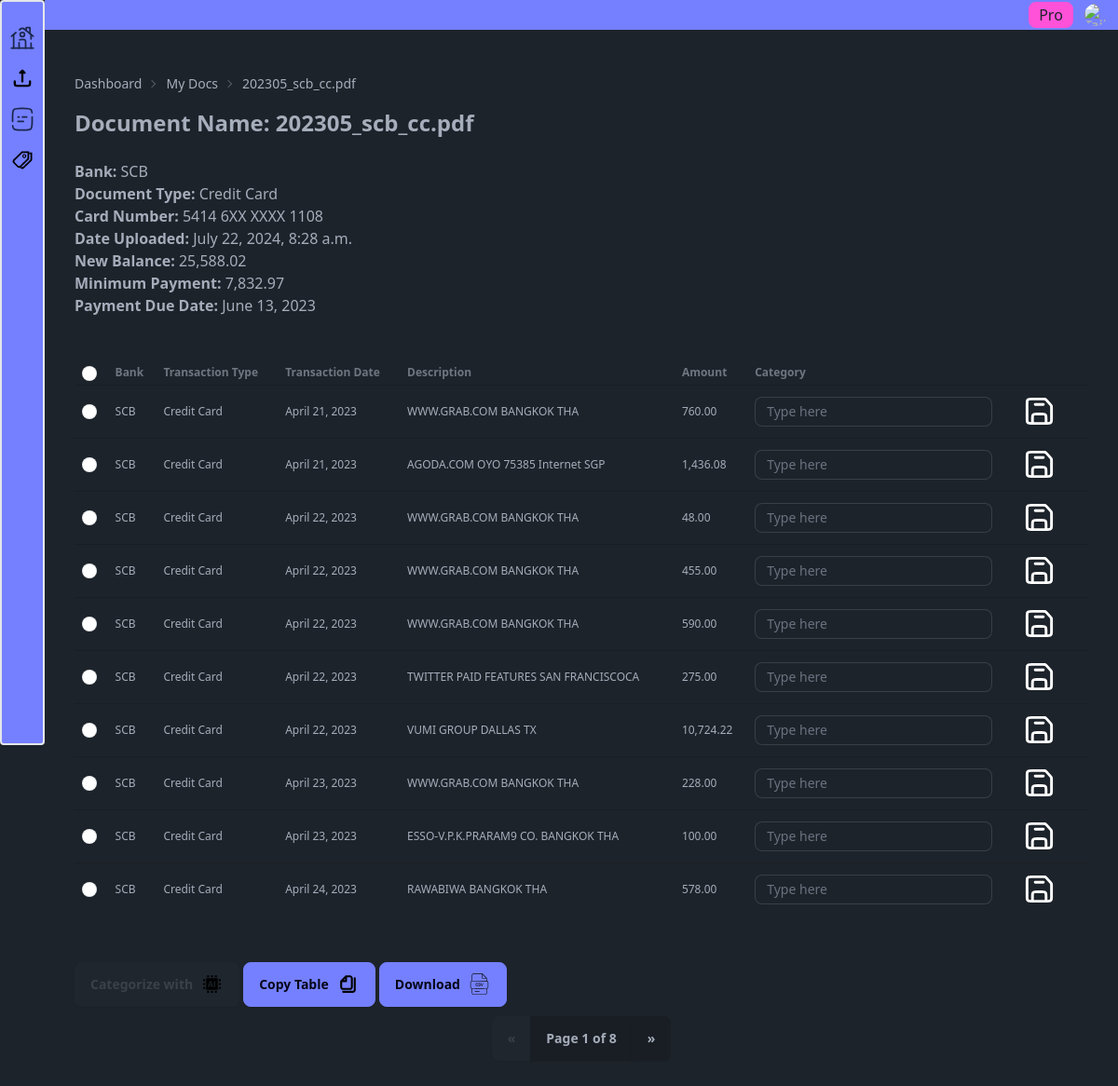
/upload_doc/my_docs/3/credit-card, run on an earlier commit of the app's database.
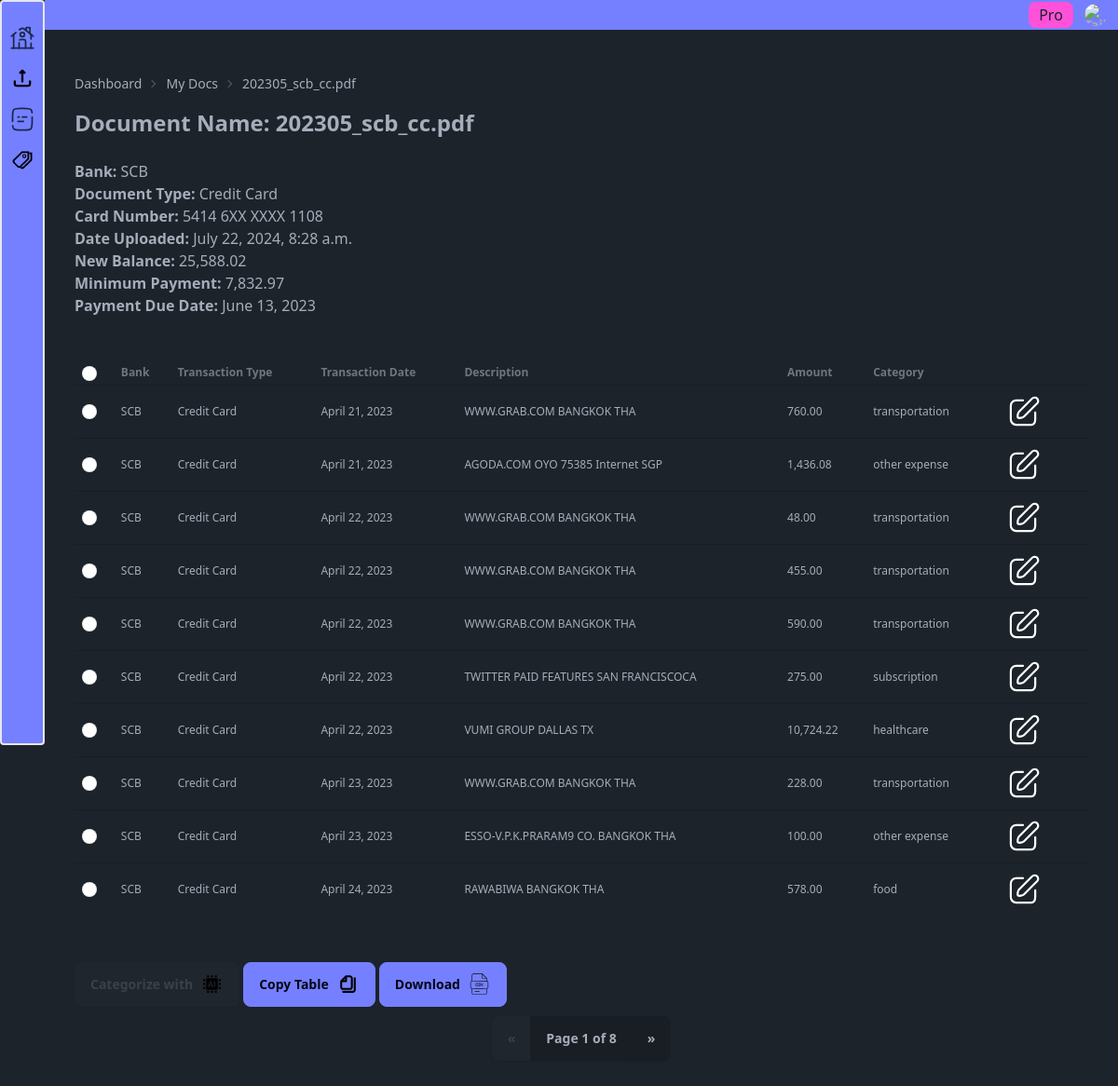
And on a later commit of the database.
### upload_doc/models.py (models this page shows, shortened)
class Document(models.Model):
    name = models.CharField(max_length=255, null=True, blank=True)
    date_uploaded = models.DateTimeField(auto_now_add=True)
    transaction_type = models.ForeignKey(
        TransactionType,
        on_delete=models.CASCADE,
        related_name="document",
        null=True,
        blank=True,
    )
    bank = models.ForeignKey(
        Bank,
        on_delete=models.CASCADE,
        related_name="document",
        null=True,
        blank=True,
    )
    balance_and_payment = models.OneToOneField(
        "BalanceAndPayment",
        on_delete=models.CASCADE,
        related_name="document",
        null=True,
        blank=True,
    )
    credit_card_summary = models.OneToOneField(
        "CreditCardSummary",
        on_delete=models.CASCADE,
        related_name="document",
        null=True,
        blank=True,
    )

class Bank(models.Model):
    name = models.CharField(max_length=100)

class TransactionType(models.Model):
    name = models.CharField(max_length=30)
    slug = models.SlugField(max_length=30, null=True, blank=True)

class CreditCardSummary(models.Model):
    card_number = models.CharField(max_length=20, null=True, blank=True)
    credit_limit = models.DecimalField(
        max_digits=10,
        decimal_places=2,
        null=True,
        blank=True,
    )
    closing_date = models.DateField(null=True, blank=True)

class BalanceAndPayment(models.Model):
    new_balance = models.DecimalField(
        max_digits=10,
        decimal_places=2,
        null=True,
        blank=True,
    )
    minimum_payment = models.DecimalField(
        max_digits=10,
        decimal_places=2,
        null=True,
        blank=True,
    )
    payment_date = models.DateField(null=True, blank=True)

class TransactionDetail(models.Model):
    document = models.ForeignKey(
        Document,
        on_delete=models.CASCADE,
        related_name="transaction_details",
    )
    transaction_date = models.DateField(null=True, blank=True)
    posting_date = models.DateField(null=True, blank=True)
    description = models.CharField(
        max_length=255,
        null=True,
        blank=True,
    )
    foreign_currency = models.CharField(
        max_length=255,
        null=True,
        blank=True,
    )
    amount = models.DecimalField(
        max_digits=10,
        decimal_places=2,
        null=True,
        blank=True,
    )
    expense_category = models.ForeignKey(
        ExpenseCategory,
        on_delete=models.CASCADE,
        related_name="transaction_details",
        null=True,
        blank=True,
    )
    ending_balance = models.DecimalField(
        max_digits=10,
        decimal_places=2,
        null=True,
        blank=True,
    )
    saved = models.BooleanField(default=False)
    account_category = models.ForeignKey(
        "AccountCategory",
        on_delete=models.CASCADE,
        related_name="transaction_details",
        null=True,
        blank=True,
    )
    gl_account = models.ForeignKey(
        "GLAccount",
        on_delete=models.CASCADE,
        related_name="transaction_details",
        null=True,
        blank=True,
    )

class ExpenseCategory(models.Model):
    name = models.CharField(max_length=100)

### upload_doc/views.py (the view, shortened to what this page needs)
def my_docs_detail(request, pk=None, transaction_type_slug=None):
    if request.method == "GET":
        document = get_object_or_404(Document, pk=pk)
        transaction_type = get_object_or_404(
            TransactionType, slug=transaction_type_slug
        )
        print("transaction_type_slug: " + str(transaction_type.slug))
        transactions = document.transaction_details.all()
        paginator = Paginator(transactions, 10)
        page_number = request.GET.get("page", 1)
        page_obj = paginator.get_page(page_number)
        print("Page Number: " + str(page_number))
        if transaction_type.slug == "credit-card":
            print("Credit Card Template was accessed")
            context = {
                "document": document,
                "page_obj": page_obj,
            }
            return render(
                request, "upload_doc/my_docs_detail_credit_card.html", context
            )
        else:
            return HttpResponseForbidden("Forbidden")
    else:
        return HttpResponseForbidden("Forbidden")

### theme/templates/upload_doc/my_docs_detail_credit_card.html (shortened to what this page needs)
{% extends "../dashboard/dashboard_base.html" %}
{% load static %}
{% load humanize %}
{% block main %}
<div
  id="pagination_view_result"
  class="my-2 flex-col min-h-screen"
  _="
    def checkCheckboxes()
      set anyChecked to false
      for checkbox in <tbody input.checkbox/>
        if checkbox.checked
          set anyChecked to true
          break
        end
      end
      if not anyChecked
        if #select-all-checkbox.checked
          set #select-all-checkbox.checked to false
        end
        set #ai-button @disabled to true
      else
        remove @disabled from #ai-button
      end
    end
    on load
      checkCheckboxes()
    end
  "
>
  {% include "upload_doc/partials/my_docs_detail_cc_top_content.html" %}
  <div class="overflow-x-auto">
    <table
      class="my-10 table table-xs"
      id="transaction_table">
      <thead>
        <tr>
          <th>
            <label>
              <input id="select-all-checkbox" type="checkbox" class="checkbox checkbox-xs"
                _="
                on click
                  set .checkbox.checked to my.checked
                end
                on change
                  call checkCheckboxes()
                end
                "/>
            </label>
          </th>
          <th>Bank</th>
          <th>Transaction Type</th>
          <th>Transaction Date</th>
          <th>Description</th>
          <th>Amount</th>
          <th>Category</th>
          <th></th>
        </tr>
      </thead>
      <tbody id="transaction_table_body" name="transaction_table_body">
        {% for transaction in page_obj %}
        <tr id="transaction_row_{{ transaction.id}}">
          <td>
            {% if transaction.saved %}
            <input
              type="checkbox"
              class="checkbox checkbox-xs"
              disabled />
            {% else%}
            <input
              type="checkbox"
              class="checkbox checkbox-xs"
              name="transaction_ids"
              value="{{ transaction.id }}"
              _="
              on load
                set my.checked to false
              end
              on change
                call checkCheckboxes()
              end
              "/>
            {% endif %}
          </td>
          <td>{{ document.bank.name }}</td>
          <td>{{ document.transaction_type.name }}</td>
          <td>{{ transaction.transaction_date }}</td>
          <td>{{ transaction.description }}</td>
          <td>{{ transaction.amount|intcomma }}</td>
          {% if transaction.expense_category.name %}
          <td>{{ transaction.expense_category.name }}</td>
          <td>
            <div
              class="btn btn-ghost"
              hx-post="{% url 'edit_category' %}"
              hx-target="#transaction_row_{{ transaction.id }}"
              hx-swap="outerHTML"
              hx-trigger="click"
              hx-vals='{
              "transaction_id":"{{ transaction.id }}",
              "counter_loop":"{{ forloop.counter }}"
              }'>
              <img src="{% static 'svg/edit_icon.svg' %}" class="min-w-[25px] min-h-[25px]">
            </div>
          </td>
          {% else %}
          <td>
            <div class="data_inputs_{{ transaction.id }}">
              <input
                type="text"
                name="transaction_category"
                placeholder="Type here"
                class="input input-bordered input-sm w-full max-w-xs"
                _="
                on focus
                  set my @placeholder to ''
                end
                on keyup[key is 'Enter']
                  trigger click on the next .btn
                end
                  on keyup[key is 'Escape']
                  set my value to '{{ transaction.expense_category.name }}' then
                  trigger click on the next .btn
                end
                "/>
            </div>
          </td>
          <td>
            <div
              class="btn btn-ghost"
              hx-post="{% url 'save_category' %}"
              hx-target="#transaction_row_{{ transaction.id }}"
              hx-swap="outerHTML"
              hx-trigger="click"
              hx-include=".data_inputs_{{ transaction.id }} input">
              <img src="{% static 'svg/save_icon.svg' %}" class="min-w-[25px] min-h-[25px]">
            </div>
          </td>
          {% endif %}
        </tr>
        {% endfor %}
      </tbody>
    </table>
  </div>
  {% include "upload_doc/partials/my_docs_detail_cc_bottom_content.html" %}
</div>
{% endblock %}

### theme/templates/dashboard/dashboard_base.html (shortened to what this page needs)
{% load static tailwind_tags %}
{% load static %}
{% load django_htmx %}
<!DOCTYPE html>
<html data-theme="dark" lang="en">
  <head>
    {% tailwind_css %}
  </head>
  <body hx-headers='{"X-CSRFToken": "{{ csrf_token }}"}'>
    <div class="flex min-h-screen">
      {% include "dashboard/partials/_sidebar.html" %}
      <div class="flex flex-col w-full">
        {% include "dashboard/partials/_topbar.html" %}
        <main class="flex-1 p-8 overflow-y-auto">
          {% block main %}
          {% endblock main%}
        </main>
      </div>
    </div>
  </body>
</html>

### theme/templates/dashboard/partials/_sidebar.html
{% load static %}
<aside id="sidebar" class="z-10 hidden lg:flex flex-col items-center bg-primary border-2 rounded w-12 py-4 px-2 flex-shrink-0 sticky top-0 h-screen justify-between">
  <nav class="mt-2 flex flex-col items-center">
    <ul class="w-full space-y-4">
      <li class="mb-1 flex justify-center rounded-lg hover:bg-secondary">
        <a href="{% url 'home' %}" class=" rounded">
          <img src="{% static 'svg/home_icon.svg' %}" alt="Home" class="">
        </a>
      </li>
      <li class="mb-1 flex justify-center rounded-lg hover:bg-secondary">
        <a href="{% url 'upload_doc' %}" class=" rounded">
          <img src="{% static 'svg/upload_icon.svg' %}" alt="Upload Document" class="">
        </a>
      </li>
      <li class="mb-1 flex justify-center rounded-lg hover:bg-secondary">
        <a href="{% url 'my_docs' %}" class=" rounded">
          <img src="{% static 'svg/document_icon.svg' %}" alt="My Documents" class="">
        </a>
      </li>
      <li class="mb-1 flex justify-center rounded-lg hover:bg-secondary">
        <a href="{% url 'category_list' %}" class=" rounded">
          <img src="{% static 'svg/tag_icon.svg' %}" alt="Categories" class="">
        </a>
      </li>
    </ul>
  </nav>
</aside>

### theme/templates/dashboard/partials/_topbar.html (shortened to what this page needs)
{% load static %}
<div class="h-8 flex bg-primary justify-end items-center">
  <a href="">
    <button class="flex justify-center text-base-100 bg-secondary border-2 border-secondary rounded-lg w-12 hover:bg-accent hover:text-white">
      Pro
    </button>
  </a>
  <div class="dropdown dropdown-end">
    <div tabindex="0" role="button" class="btn btn-ghost btn-circle avatar">
      <div class="w-6 rounded-full">
        <img
          alt="Tailwind CSS Navbar component"
          src="https://img.daisyui.com/images/stock/photo-1534528741775-53994a69daeb.webp" />
      </div>
    </div>
  </div>
</div>

### theme/templates/upload_doc/partials/my_docs_detail_cc_top_content.html
{% load humanize %}
<div class="breadcrumbs text-sm">
  <ul>
    <li><a href="{% url 'dashboard' %}">Dashboard</a></li>
    <li><a href="{% url 'my_docs' %}">My Docs</a></li>
    <li>{{ document.name }}</li>
  </ul>
</div>
<section class="flex-col">
  <header class="my-2">
    <h1 class="text-2xl font-bold mb-6">Document Name: {{ document.name }}</h1>
    <p><span class="font-bold">Bank: </span>{{ document.bank.name }}</p>
    <p><span class="font-bold">Document Type: </span>{{ document.transaction_type.name }}</p>
    <p><span class="font-bold">Card Number: </span>{{ document.credit_card_summary.card_number }}</p>
    <p><span class="font-bold">Date Uploaded: </span>{{ document.date_uploaded }}</p>
    <p><span class="font-bold">New Balance: </span>{{ document.balance_and_payment.new_balance|intcomma }}</p>
    <p><span class="font-bold">Minimum Payment: </span>{{ document.balance_and_payment.minimum_payment|intcomma }}</p>
    <p><span class="font-bold">Payment Due Date: </span>{{ document.balance_and_payment.payment_date }}</p>
  </header>
</section>

### theme/templates/upload_doc/partials/my_docs_detail_cc_bottom_content.html (shortened to what this page needs)
{% load static %}
<div class="flex items-center space-x-1">
  <button
    id="ai-button"
    disabled
    class="btn btn-primary"
    hx-post="{% url 'ai_categorize' %}"
    hx-target="#transaction_table_body"
    hx-swap="outerHTML"
    hx-trigger="click"
    hx-include="[name='transaction_table_body']"
    hx-vals='{"page": "{{ page_obj.number }}"}'
    _="
      on htmx:beforeRequest
        add .hidden to #ai-icon then
        remove .hidden from #loading-button
      end
      on htmx:afterSwap
        add .hidden to #loading-button then
        remove .hidden from #ai-icon
      end
    ">
    Categorize with
    <img
      id="ai-icon"
      src="{% static 'svg/ai_icon.svg' %}"
      alt="ai icon"
      class="max-w-[25px] max-h-[25px]">
  </button>
  <button
    id="copy-button"
    onclick="copyTableToClipboard()"
    class="btn btn-primary"
    _="
    on click
      put 'Copied!' into me
      wait 2s
      put 'Copy Table' into me
    end
    ">
    Copy Table
    <img src="{% static 'svg/copy_icon.svg' %}" alt="" class="max-w-[25px] max-h-[25px]">
  </button>
  <a href="{% url 'download_csv' document.id %}" class="block py-2.5 rounded">
    <button
      class="btn btn-primary"
      _="
      on click
        put 'Downloaded!' into me
        wait 2s
        put 'Download' into me
      end
      ">
      Download
      <img src="{% static 'svg/csv_icon.svg' %}" alt="" class="max-w-[25px] max-h-[25px]">
    </button>
  </a>
</div>
<div class="text-center">
  <div class="join">
    {% if page_obj.has_previous %}
    <button
      class="join-item btn hover:bg-primary"
      hx-post="{% url 'pagination_view' %}"
      hx-swap="outerHTML"
      hx-target="#pagination_view_result"
      hx-vals='{
      "previous_page_number": "{{ page_obj.previous_page_number }}",
      "document_id": "{{ document.id }}"
      }'>
      «
    </button>
    {% else %}
    <button class="join-item btn btn-disabled">«</button>
    {% endif %}
    <button class="join-item btn">Page {{ page_obj.number  }} of {{ page_obj.paginator.num_pages }}</button>
    {% if page_obj.has_next %}
    <button
      class="join-item btn hover:bg-primary"
      hx-post="{% url 'pagination_view' %}"
      hx-swap="outerHTML"
      hx-target="#pagination_view_result"
      hx-vals='{
      "next_page_number": "{{ page_obj.next_page_number }}",
      "document_id": "{{ document.id }}"
      }'>
      »
    </button>
    {% else %}
    <button class="join-item btn btn-disabled">»</button>
    {% endif %}
  </div>
</div>

What changed in the data, as far as the page shows it:
changed TransactionDetail (number 1 of 10 on the later page): expense_category_id empty → 36 (drawn); expense_category.name (not shown) → "transportation"; expense_category_id: picture added; expense_category_id: picture removed
changed TransactionDetail "AGODA.COM OYO 75385 Internet SGP": expense_category_id empty → 48 (drawn); expense_category.name (not shown) → "other expense"; expense_category_id: picture added; expense_category_id: picture removed
changed TransactionDetail (number 3 of 10 on the later page): expense_category_id empty → 36 (drawn); expense_category.name (not shown) → "transportation"; expense_category_id: picture added; expense_category_id: picture removed
changed TransactionDetail (number 4 of 10 on the later page): expense_category_id empty → 36 (drawn); expense_category.name (not shown) → "transportation"; expense_category_id: picture added; expense_category_id: picture removed
changed TransactionDetail (number 5 of 10 on the later page): expense_category_id empty → 36 (drawn); expense_category.name (not shown) → "transportation"; expense_category_id: picture added; expense_category_id: picture removed
changed TransactionDetail "TWITTER PAID FEATURES SAN FRANCISCOCA": expense_category_id empty → 33 (drawn); expense_category.name (not shown) → "subscription"; expense_category_id: picture added; expense_category_id: picture removed
changed TransactionDetail "VUMI GROUP DALLAS TX": expense_category_id empty → 38 (drawn); expense_category.name (not shown) → "healthcare"; expense_category_id: picture added; expense_category_id: picture removed
changed TransactionDetail (number 8 of 10 on the later page): expense_category_id empty → 36 (drawn); expense_category.name (not shown) → "transportation"; expense_category_id: picture added; expense_category_id: picture removed
changed TransactionDetail "ESSO-V.P.K.PRARAM9 CO. BANGKOK THA": expense_category_id empty → 48 (drawn); expense_category.name (not shown) → "other expense"; expense_category_id: picture added; expense_category_id: picture removed
changed TransactionDetail "RAWABIWA BANGKOK THA": expense_category_id empty → 37 (drawn); expense_category.name (not shown) → "food"; expense_category_id: picture added; expense_category_id: picture removed
